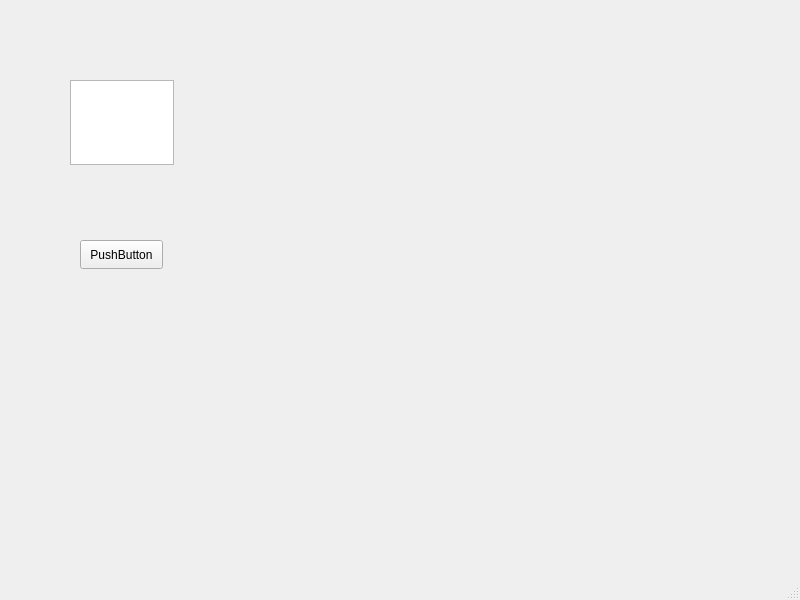
<?xml version="1.0" encoding="UTF-8"?>
<ui version="4.0">
 <class>MainWindow</class>
 <widget class="QMainWindow" name="MainWindow">
  <property name="geometry">
   <rect>
    <x>0</x>
    <y>0</y>
    <width>800</width>
    <height>600</height>
   </rect>
  </property>
  <property name="windowTitle">
   <string>MainWindow</string>
  </property>
  <widget class="QWidget" name="centralwidget">
   <widget class="QTextEdit" name="textEdit">
    <property name="geometry">
     <rect>
      <x>70</x>
      <y>80</y>
      <width>104</width>
      <height>85</height>
     </rect>
    </property>
   </widget>
   <widget class="QPushButton" name="pushButton">
    <property name="geometry">
     <rect>
      <x>80</x>
      <y>240</y>
      <width>83</width>
      <height>29</height>
     </rect>
    </property>
    <property name="text">
     <string>PushButton</string>
    </property>
   </widget>
  </widget>
  <widget class="QMenuBar" name="menubar">
   <property name="geometry">
    <rect>
     <x>0</x>
     <y>0</y>
     <width>800</width>
     <height>25</height>
    </rect>
   </property>
  </widget>
  <widget class="QStatusBar" name="statusbar"/>
 </widget>
 <resources/>
 <connections/>
</ui>
